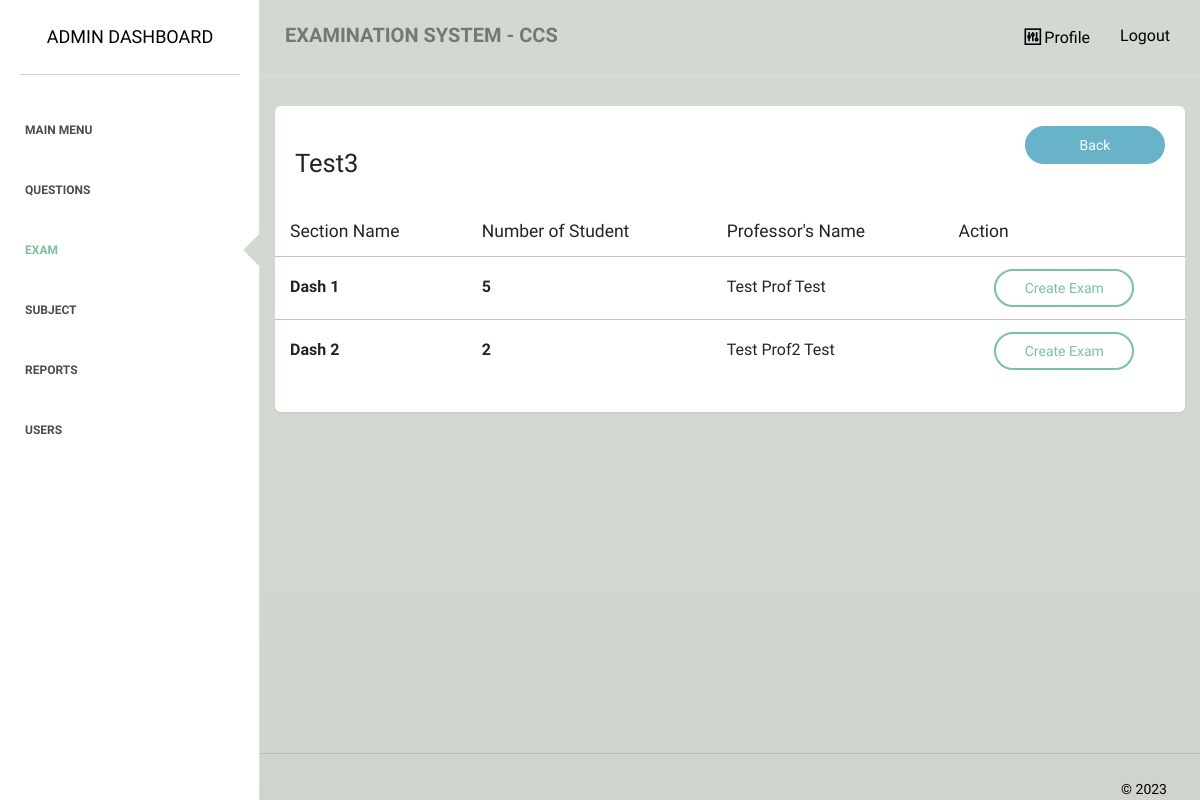
Page /admin/exams/section.php?id=WJCLJYC0 on the committed database.
### tables this page shows
CREATE TABLE `subject` (
  `subject_id` int(255) NOT NULL,
  `subject_name` varchar(255) NOT NULL,
  `num_of_student` varchar(255) NOT NULL,
  `rnd_id` varchar(255) NOT NULL,
  `list_of_student` varchar(2000) NOT NULL,
  `semester` varchar(5) NOT NULL,
  `yearlevel` varchar(5) NOT NULL
);

CREATE TABLE `section` (
  `section_id` int(255) NOT NULL,
  `section_name` varchar(255) NOT NULL,
  `subject_id` varchar(255) NOT NULL,
  `prof_name` varchar(255) NOT NULL,
  `prof_id` varchar(255) NOT NULL
);

### admin/exams/section.php (the view, shortened to what this page needs)
<?php
require_once "../../dbconnect.php";
$id = $_GET['id'] ?? '';
$statement = $pdo->prepare('SELECT * from subject where rnd_id = :id');
$statement->bindValue(':id', $id);
$statement->execute();
$procdata = $statement->fetchAll(PDO::FETCH_ASSOC);
$statement = $pdo->prepare('SELECT  s.*, (select count(*) from enrolled_student e where e.subject_id = s.subject_id and e.section_id = s.section_id) as number_of_stud from section s where subject_id = :id');
$statement->bindValue(':id', $id);
$statement->execute();
$section = $statement->fetchAll(PDO::FETCH_ASSOC);
?>
<!doctype html>
<html lang="en">
<head>
    <link href="../../assets/css/main.css" rel="stylesheet" />
    <link href="../../assets/css/animate.css" rel="stylesheet"/>
    <link href="../../assets/css/paper-dashboard.css" rel="stylesheet"/>
    <link href="../../assets/css/demo.css" rel="stylesheet" />
    <link href="http://maxcdn.bootstrapcdn.com/font-awesome/latest/css/font-awesome.min.css" rel="stylesheet">
    <link href="../../assets/css/themify-icons.css" rel="stylesheet">
</head>
<body>
<div class="wrapper">
    <div class="sidebar" data-background-color="white" data-active-color="success">
    	<div class="sidebar-wrapper">
            <div class="logo">
                <a href="" class="simple-text">
                    Admin Dashboard
                </a>
            </div>
            <ul class="nav">
                <li>
                    <a href="../">
                        <p>Main Menu</p>
                    </a>
                </li>
                <li>
                    <a href="../questions/">
                        <p>Questions</p>
                    </a>
                </li>
                <li class="active">
                    <a href="../exams/">
                        <p>Exam</p>
                    </a>
                </li>
                <li>
                    <a href="../class/">
                        <p>Subject</p>
                    </a>
                </li>
                <li>
                    <a href="../generate/">
                        <p>Reports</p>
                    </a>
                </li>
                <li>
                    <a href="../user/">
                        <p>Users</p>
                    </a>
                </li>
            </ul>
    	</div>
    </div>
    <div class="main-panel">
        <nav class="navbar navbar-default">
            <div class="container-fluid">
                <div class="navbar-header">
                    <a class="navbar-brand" href="#">EXAMINATION SYSTEM - CCS</a>
                </div>
                <div class="collapse navbar-collapse">
                    <ul class="nav navbar-nav navbar-right">
                        <li>
                            <a href="../profile.php">
                                <i class="ti-panel"></i>
								<p>Profile</p>
                            </a>
                        </li>
						<li>
                            <a href="../../logout">
								<p>Logout</p>
                            </a>
                        </li>
                    </ul>
                </div>
            </div>
        </nav>
        <div class="content">
            <div class="container-fluid">
                <div class="row">
                    <div class="">
                        <div class="card ">
                            <div class="header">
                                <div class="header-arrangement">
                                    <div class="right">
                                        <h3><?php echo $procdata[0]['subject_name']; ?></h3>
                                    </div>
                                    <div class="left">
                                        <a href="list.php" class="btn btn-info btn-fill btn-wd">Back</a>
                                    </div>
                                </div>
                            </div>
                            <div class="content table-responsive table-full-width">
                                <table class="table">
                                    <thead>
                                    	<th>Section Name</th>
                                    	<th>Number of Student</th>
                                    	<th>Professor's Name</th>
                                    	<th>Action</th>
                                    </thead>
                                    <tbody>
                                        <?php foreach ($section as $i => $item): ?>
                                        <tr>
                                        	<td style="font-size:medium;"><b><?php echo $item['section_name']; ?></b></td>
                                        	<td style="font-size:medium;"><b><?php echo $item['number_of_stud']; ?></b></td>
                                        	<td style="font-size:medium;"><?php echo $item['prof_name']; ?></td>
                                        	<td style="text-align:center;">
                                                <a href="create.php?id=<?php echo $item['section_id']; ?>&rnd_id=<?php echo $item['subject_id']; ?>" class="btn btn-success btn-wd">Create Exam</a>
                                            </td>
                                        </tr>
                                        <?php endforeach;?>
                                    </tbody>
                                </table>
                            </div>
                        </div>
                    </div>
                </div>
            </div>
        </div>
        <footer class="footer">
            <div class="container-fluid">
                <div class="copyright pull-right">
                    &copy; <script>document.write(new Date().getFullYear())</script>
                </div>
            </div>
        </footer>
    </div>
</div>
</body>
</html>

### assets/css/demo.css (style rules this page uses)
.header-arrangement { display: flex; }
.header-arrangement .right { flex: 1; }

### rows in the picture
subject: subject_name "Test3"
section: section_name "Dash 1", number_of_stud "5", prof_name "Test Prof Test"
section: section_name "Dash 2", number_of_stud "2", prof_name "Test Prof2 Test"
